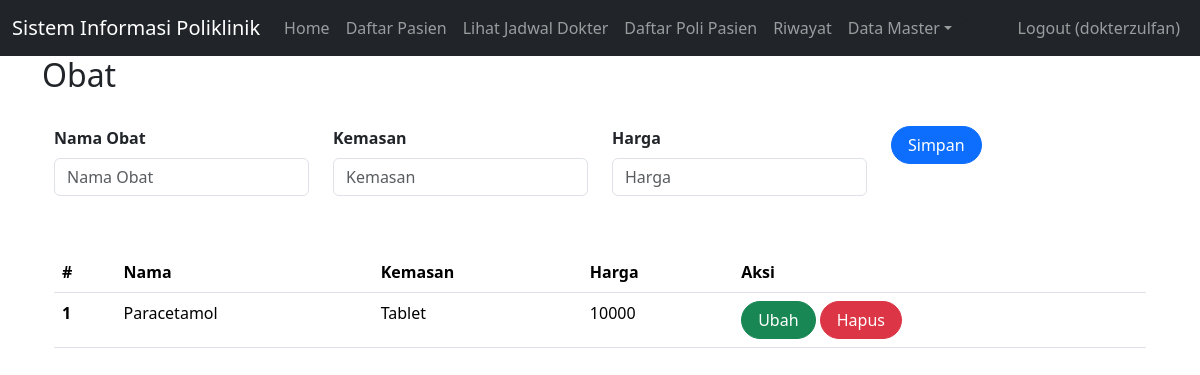
The page /index.php?page=obat (signed in) on the database its author committed.
### tables this page shows
CREATE TABLE `obat` (
  `id` int(11) UNSIGNED NOT NULL,
  `nama_obat` varchar(50) NOT NULL,
  `kemasan` varchar(35) NOT NULL,
  `harga` int(11) NOT NULL
);

### obat.php (the view, shortened to what this page needs)
<h2>Obat</h2>
<br>
<div class="container">
    <form class="form row" method="POST" action="" name="myForm" onsubmit="return(validate());">
        <?php
        $nama_obat = '';
        $kemasan = '';
        $harga = '';
        ?>
        <div class="col">
        <label for="inputNama" class="form-label fw-bold">
            Nama Obat
        </label>
        <input type="varchar" class="form-control" name="nama_obat" id="inputNama_obat" placeholder="Nama Obat" value="<?php echo $nama_obat ?>">
        </div>
        <div class="col">
            <label for="inputAlamat" class="form-label fw-bold">
                Kemasan
            </label>
            <input type="varchar" class="form-control" name="kemasan" id="inputKemasan" placeholder="Kemasan" value="<?php echo $kemasan ?>">
        </div>
        <div class="col mb-2">
            <label for="inputNo_hp" class="form-label fw-bold">
            Harga
            </label>
            <input type="varchar" class="form-control" name="harga" id="inputHarga" placeholder="Harga" value="<?php echo $harga ?>">
        </div>
        <div class="col">
            <button type="submit" class="btn btn-primary rounded-pill px-3" name="simpan">Simpan</button>
        </div>
    </form>
    <br>
    <br>
    <table class="table table-hover">
        <thead>
            <tr>
                <th scope="col">#</th>
                <th scope="col">Nama</th>
                <th scope="col">Kemasan</th>
                <th scope="col">Harga</th>
                <th scope="col">Aksi</th>
            </tr>
        </thead>
        <tbody>
            <?php
            $result = mysqli_query($mysqli, "SELECT * FROM obat");
            $no = 1;
            while ($data = mysqli_fetch_array($result)) {
            ?>
                <tr>
                    <th scope="row"><?php echo $no++ ?></th>
                    <td><?php echo $data['nama_obat'] ?></td>
                    <td><?php echo $data['kemasan'] ?></td>
                    <td><?php echo $data['harga'] ?></td>
                    <td>
                        <a class="btn btn-success rounded-pill px-3" href="index.php?page=obat&id=<?php echo $data['id'] ?>">Ubah</a>
                        <a class="btn btn-danger rounded-pill px-3" href="index.php?page=obat&id=<?php echo $data['id'] ?>&aksi=hapus">Hapus</a>
                    </td>
                </tr>
            <?php
            }
            ?>
        </tbody>
    </table>

### rows shown on the page
obat: nama_obat "Paracetamol", kemasan "Tablet", harga "10000"

### other values the page prints
$_SESSION['username'] "dokterzulfan"
